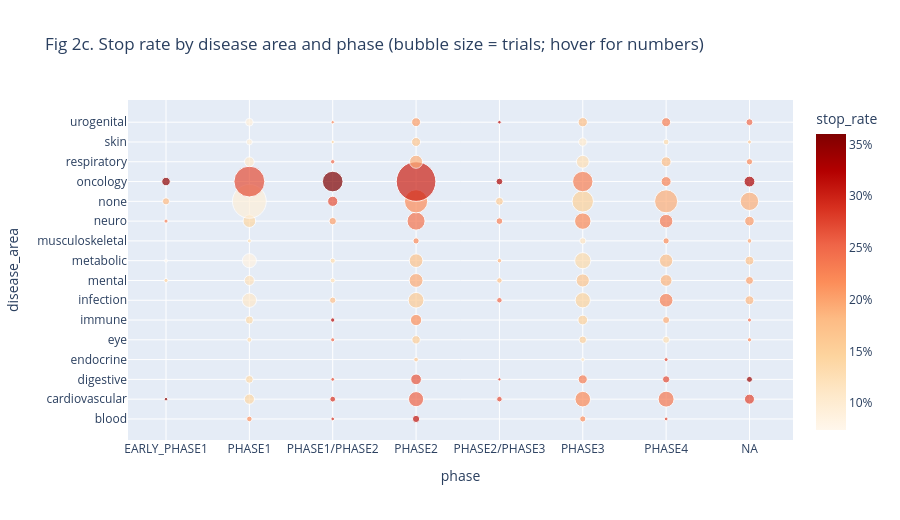

This figure's notebook cell:
### Markdown cell above
**Findings (draft).** Oncology trials stop most often (≈29%), roughly double skin and metabolic trials.
Industry-sponsored trials stop less often (≈16%) than academic ones (≈25%), the gap tested formally in H1.
Small areas (blood, endocrine) have wide uncertainty; check the n labels before reading much into them.

### Code cell
import plotly.express as px
cells = (df.groupby(["disease_area", "phase"])["stopped"].agg(stop_rate="mean", trials="size")
           .reset_index().query("trials >= 50"))
fig = px.scatter(cells, x="phase", y="disease_area", size="trials", color="stop_rate",
                 color_continuous_scale="OrRd", size_max=28, hover_data={"trials": ":,", "stop_rate": ":.1%"},
                 category_orders={"phase": ["EARLY_PHASE1", "PHASE1", "PHASE1/PHASE2", "PHASE2",
                                            "PHASE2/PHASE3", "PHASE3", "PHASE4", "NA"]},
                 title="Fig 2c. Stop rate by disease area and phase (bubble size = trials; hover for numbers)")
fig.update_layout(height=520, coloraxis_colorbar_tickformat=".0%")
(config.ROOT / "figures").mkdir(exist_ok=True)
fig.write_html(config.ROOT / "figures" / "stop_rate_area_phase.html", include_plotlyjs="cdn")
fig.show()

### Figure 1 — Plotly figure (JSON) as saved in the notebook; plotly's stock layout.template omitted (floating-point values rounded to 4 significant figures; data arrays with more than 128 entries replaced by an {"elided": "..."} marker saying what was removed)
{"data": [{"customdata": {"elided": "106x2 float values"}, "hovertemplate": "phase=%{x}<br>disease_area=%{y}<br>trials=%{customdata[0]:,}<br>stop_rate=%{marker.color:.1%}<extra></extra>", "legendgroup": "", "marker": {"color": [0.2152, 0.2941, 0.3111, 0.2176, 0.2778, 0.3538, 0.2752, 0.1386, 0.2899, 0.2534, 0.2722, 0.2197, 0.2356, 0.3443, 0.1368, 0.274, 0.2641, 0.2941, 0.231, 0.2714, 0.1636, 0.1184, 0.2785, 0.2247, 0.1311, 0.2558, 0.1556, 0.1528, 0.1281, 0.2471, 0.135, 0.3263, 0.2151, 0.1494, 0.1929, 0.1841, 0.1066, 0.1765, 0.159, 0.2516, 0.1451, 0.2291, 0.1529, 0.2018, 0.1197, 0.1271, 0.1939, 0.1745, 0.1652, 0.1859, 0.07407, 0.1734, 0.08414, 0.1353, 0.1701, 0.19, 0.1339, 0.1752, 0.2, 0.1316, 0.2205, 0.1182, 0.2183, 0.2326, 0.2068, 0.1404, 0.2036, 0.2393, 0.2301, 0.219, 0.2337, 0.1832, 0.1903, 0.09288, 0.2674, 0.2177, 0.1582, 0.1505, 0.1913, 0.3504, 0.33, 0.2685, 0.36, 0.2999, 0.3319, 0.2283, 0.2264, 0.2228, 0.1047, 0.25, 0.1904, 0.1256, 0.1767, 0.1733, 0.0929, 0.1481, 0.1655, 0.1048, 0.135, 0.249, 0.09121, 0.2241, 0.2034, 0.3231, 0.1761, 0.2297], "coloraxis": "coloraxis", "size": [158, 68, 270, 193, 72, 65, 516, 534, 169, 1176, 158, 1238, 1299, 183, 307, 73, 587, 51, 420, 269, 110, 76, 79, 89, 122, 86, 360, 288, 242, 85, 326, 95, 651, 482, 254, 402, 1060, 204, 1258, 155, 1192, 956, 85, 327, 518, 118, 985, 149, 884, 710, 54, 398, 1034, 133, 958, 100, 1344, 913, 110, 76, 195, 203, 197, 86, 469, 826, 280, 1659, 226, 1379, 933, 262, 1729, 5857, 531, 2756, 316, 2339, 2718, 371, 597, 4872, 2172, 8015, 232, 2124, 508, 202, 487, 100, 877, 836, 498, 75, 183, 54, 417, 353, 163, 245, 307, 58, 408, 65, 443, 418], "sizemode": "area", "sizeref": 10.22, "symbol": "circle"}, "mode": "markers", "name": "", "orientation": "v", "showlegend": false, "type": "scatter", "x": ["PHASE1", "PHASE1/PHASE2", "PHASE2", "PHASE3", "PHASE4", "EARLY_PHASE1", "NA", "PHASE1", "PHASE1/PHASE2", "PHASE2", "PHASE2/PHASE3", "PHASE3", "PHASE4", "NA", "PHASE1", "PHASE1/PHASE2", "PHASE2", "PHASE2/PHASE3", "PHASE3", "PHASE4", "PHASE2", "PHASE3", "PHASE4", "NA", "PHASE1", "PHASE1/PHASE2", "PHASE2", "PHASE3", "PHASE4", "NA", "PHASE1", "PHASE1/PHASE2", "PHASE2", "PHASE3", "PHASE4", "NA", "PHASE1", "PHASE1/PHASE2", "PHASE2", "PHASE2/PHASE3", "PHASE3", "PHASE4", "EARLY_PHASE1", "NA", "PHASE1", "PHASE1/PHASE2", "PHASE2", "PHASE2/PHASE3", "PHASE3", "PHASE4", "EARLY_PHASE1", "NA", "PHASE1", "PHASE1/PHASE2", "PHASE2", "PHASE2/PHASE3", "PHASE3", "PHASE4", "NA", "PHASE1", "PHASE2", "PHASE3", "PHASE4", "EARLY_PHASE1", "NA", "PHASE1", "PHASE1/PHASE2", "PHASE2", "PHASE2/PHASE3", "PHASE3", "PHASE4", "EARLY_PHASE1", "NA", "PHASE1", "PHASE1/PHASE2", "PHASE2", "PHASE2/PHASE3", "PHASE3", "PHASE4", "EARLY_PHASE1", "NA", "PHASE1", "PHASE1/PHASE2", "PHASE2", "PHASE2/PHASE3", "PHASE3", "PHASE4", "NA", "PHASE1", "PHASE1/PHASE2", "PHASE2", "PHASE3", "PHASE4", "NA", "PHASE1", "PHASE1/PHASE2", "PHASE2", "PHASE3", "PHASE4", "NA", "PHASE1", "PHASE1/PHASE2", "PHASE2", "PHASE2/PHASE3", "PHASE3", "PHASE4"], "xaxis": "x", "y": ["blood", "blood", "blood", "blood", "blood", "cardiovascular", "cardiovascular", "cardiovascular", "cardiovascular", "cardiovascular", "cardiovascular", "cardiovascular", "cardiovascular", "digestive", "digestive", "digestive", "digestive", "digestive", "digestive", "digestive", "endocrine", "endocrine", "endocrine", "eye", "eye", "eye", "eye", "eye", "eye", "immune", "immune", "immune", "immune", "immune", "immune", "infection", "infection", "infection", "infection", "infection", "infection", "infection", "mental", "mental", "mental", "mental", "mental", "mental", "mental", "mental", "metabolic", "metabolic", "metabolic", "metabolic", "metabolic", "metabolic", "metabolic", "metabolic", "musculoskeletal", "musculoskeletal", "musculoskeletal", "musculoskeletal", "musculoskeletal", "neuro", "neuro", "neuro", "neuro", "neuro", "neuro", "neuro", "neuro", "none", "none", "none", "none", "none", "none", "none", "none", "oncology", "oncology", "oncology", "oncology", "oncology", "oncology", "oncology", "oncology", "respiratory", "respiratory", "respiratory", "respiratory", "respiratory", "respiratory", "skin", "skin", "skin", "skin", "skin", "skin", "urogenital", "urogenital", "urogenital", "urogenital", "urogenital", "urogenital", "urogenital"], "yaxis": "y"}], "layout": {"coloraxis": {"autocolorscale": false, "colorbar": {"tickformat": ".0%", "title": {"text": "stop_rate"}}, "colorscale": [[0.0, "rgb(255,247,236)"], [0.125, "rgb(254,232,200)"], [0.25, "rgb(253,212,158)"], [0.375, "rgb(253,187,132)"], [0.5, "rgb(252,141,89)"], [0.625, "rgb(239,101,72)"], [0.75, "rgb(215,48,31)"], [0.875, "rgb(179,0,0)"], [1.0, "rgb(127,0,0)"]]}, "height": 520, "legend": {"itemsizing": "constant", "tracegroupgap": 0}, "title": {"text": "Fig 2c. Stop rate by disease area and phase (bubble size = trials; hover for numbers)"}, "xaxis": {"anchor": "y", "categoryarray": ["EARLY_PHASE1", "PHASE1", "PHASE1/PHASE2", "PHASE2", "PHASE2/PHASE3", "PHASE3", "PHASE4", "NA"], "categoryorder": "array", "domain": [0.0, 1.0], "title": {"text": "phase"}}, "yaxis": {"anchor": "x", "domain": [0.0, 1.0], "title": {"text": "disease_area"}}}}
